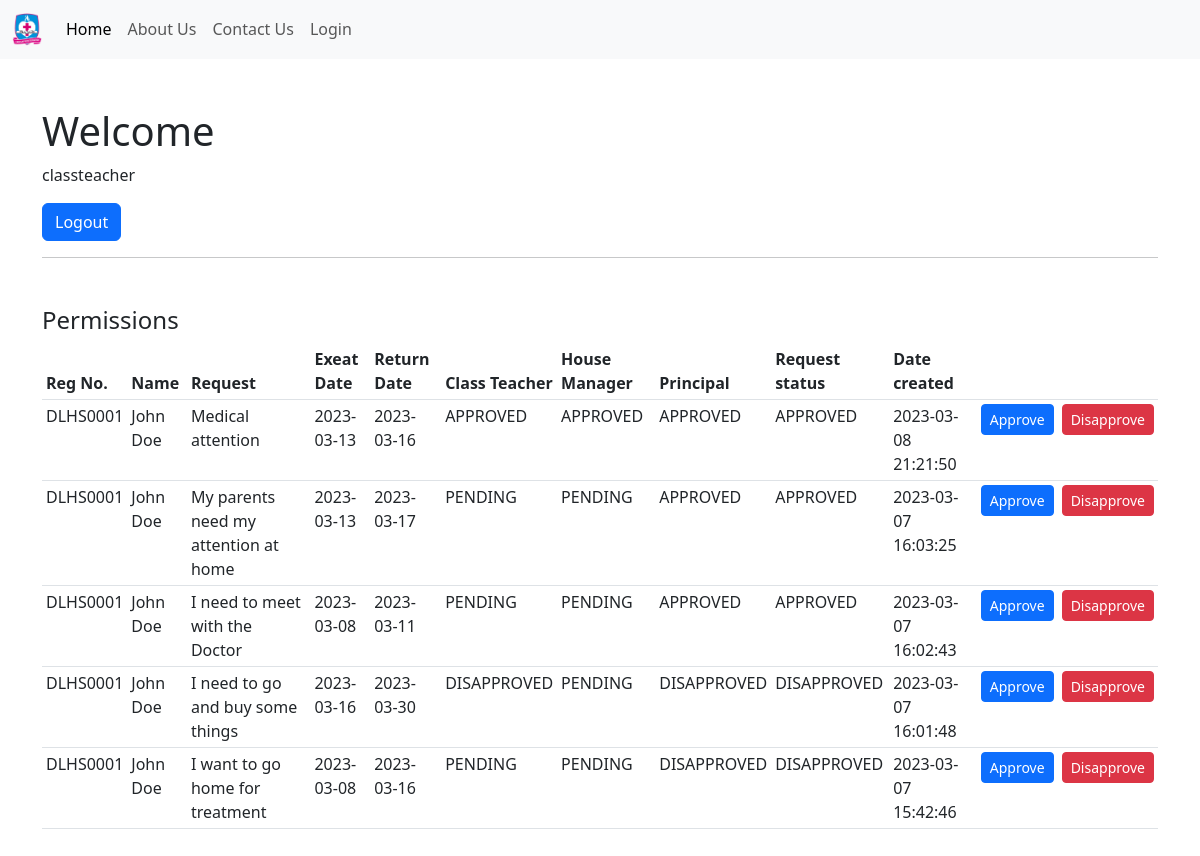
Screenshot of /admin-dashboard.php (signed in) with the database file from the repository.
### tables this page shows
CREATE TABLE IF NOT EXISTS `permissions` (
  `id` int(11) NOT NULL AUTO_INCREMENT,
  `regnumber` varchar(50) NOT NULL,
  `firstname` varchar(50) NOT NULL,
  `surname` varchar(50) NOT NULL,
  `request` text NOT NULL,
  `exeatDate` date NOT NULL,
  `returnDate` date NOT NULL,
  `classTeacher` varchar(50) NOT NULL,
  `houseManager` varchar(50) NOT NULL,
  `principal` varchar(50) NOT NULL,
  `requestStatus` varchar(50) NOT NULL,
  `created` datetime NOT NULL DEFAULT CURRENT_TIMESTAMP,
  PRIMARY KEY (`id`)
);

### admin-dashboard.php (the view, shortened to what this page needs)
<?php
include "database-config.php";
$sql = "SELECT * FROM permissions ORDER BY id DESC";
$result = mysqli_query($conn, $sql);
?>
<!DOCTYPE html>
<html lang="en">
<head>
    <link href="https://cdn.jsdelivr.net/npm/bootstrap@5.3.0-alpha1/dist/css/bootstrap.min.css" rel="stylesheet">
</head>
<body>
    <div>
        <?php include "menu.php"; ?>
    </div>
    <div class="container mt-5 mb-5">
        <h1>Welcome</h1>
        <p><?php echo $_SESSION['username'] ?></p>
        <a href="admin-logout.php" class="btn btn-primary">Logout</a>
        <hr>
        <h4 class="mt-5">Permissions</h4>
        <table class="table table-sm">
            <thead>
                <tr>
                    <th>Reg No.</th>
                    <th>Name</th>
                    <th>Request</th>
                    <th>Exeat Date</th>
                    <th>Return Date</th>
                    <th>Class Teacher</th>
                    <th>House Manager</th>
                    <th>Principal</th>
                    <th>Request status</th>
                    <th>Date created</th>
                    <th></th>
                    <th></th>
                </tr>
            </thead>
            <tbody>
                <?php while($permissions = $result->fetch_assoc()): ?>
                    <tr>
                        <td><?php echo $permissions['regnumber']; ?></td>
                        <td><?php echo $permissions['firstname']; ?> <?php echo $permissions['surname']; ?></td>
                        <td><?php echo $permissions['request']; ?></td>
                        <td><?php echo $permissions['exeatDate']; ?></td>
                        <td><?php echo $permissions['returnDate']; ?></td>
                        <td><?php echo $permissions['classTeacher']; ?></td>
                        <td><?php echo $permissions['houseManager']; ?></td>
                        <td><?php echo $permissions['principal']; ?></td>
                        <td><?php echo $permissions['requestStatus']; ?></td>
                        <td><?php echo $permissions['created']; ?></td>
                        <td><a href="admin-dashboard.php?approve=<?php echo $permissions['id']; ?>" class="btn btn-primary btn-sm">Approve</a></td>
                        <td><a href="admin-dashboard.php?disapprove=<?php echo $permissions['id']; ?>" class="btn btn-danger btn-sm">Disapprove</a></td>
                    </tr>
                <?php endwhile; ?>
            </tbody>
        </table>
    </div>
</body>
</html>

### menu.php (shortened to what this page needs)
<nav class="navbar navbar-expand-lg bg-body-tertiary">
    <div class="container-fluid">
        <a class="navbar-brand" href="#"><img src="images/logo.png" alt="" width="30"></a>
        <div class="collapse navbar-collapse" id="navbarSupportedContent">
            <ul class="navbar-nav me-auto mb-2 mb-lg-0">
                <li class="nav-item">
                    <a class="nav-link active" aria-current="page" href="index.php">Home</a>
                </li>
                <li class="nav-item">
                    <a class="nav-link" href="#">About Us</a>
                </li>
                <li class="nav-item">
                    <a class="nav-link" href="#">Contact Us</a>
                </li>
                <li class="nav-item">
                    <a class="nav-link" href="login.php">Login</a>
                </li>
            </ul>
        </div>
    </div>
</nav>

### rows the page displays
permissions: regnumber "DLHS0001", firstname "John", surname "Doe", request "Medical attention", exeatDate "2023-03-13", returnDate "2023-03-16", classTeacher "APPROVED", houseManager "APPROVED", principal "APPROVED", requestStatus "APPROVED", created "2023-03-08 21:21:50"
permissions: regnumber "DLHS0001", firstname "John", surname "Doe", request "My parents need my attention at home", exeatDate "2023-03-13", returnDate "2023-03-17", classTeacher "PENDING", houseManager "PENDING", principal "APPROVED", requestStatus "APPROVED", created "2023-03-07 16:03:25"
permissions: regnumber "DLHS0001", firstname "John", surname "Doe", request "I need to meet with the Doctor", exeatDate "2023-03-08", returnDate "2023-03-11", classTeacher "PENDING", houseManager "PENDING", principal "APPROVED", requestStatus "APPROVED", created "2023-03-07 16:02:43"
permissions: regnumber "DLHS0001", firstname "John", surname "Doe", request "I need to go and buy some things", exeatDate "2023-03-16", returnDate "2023-03-30", classTeacher "DISAPPROVED", houseManager "PENDING", principal "DISAPPROVED", requestStatus "DISAPPROVED", created "2023-03-07 16:01:48"
permissions: regnumber "DLHS0001", firstname "John", surname "Doe", request "I want to go home for treatment", exeatDate "2023-03-08", returnDate "2023-03-16", classTeacher "PENDING", houseManager "PENDING", principal "DISAPPROVED", requestStatus "DISAPPROVED", created "2023-03-07 15:42:46"

### other values shown
$_SESSION['username'] "classteacher"
